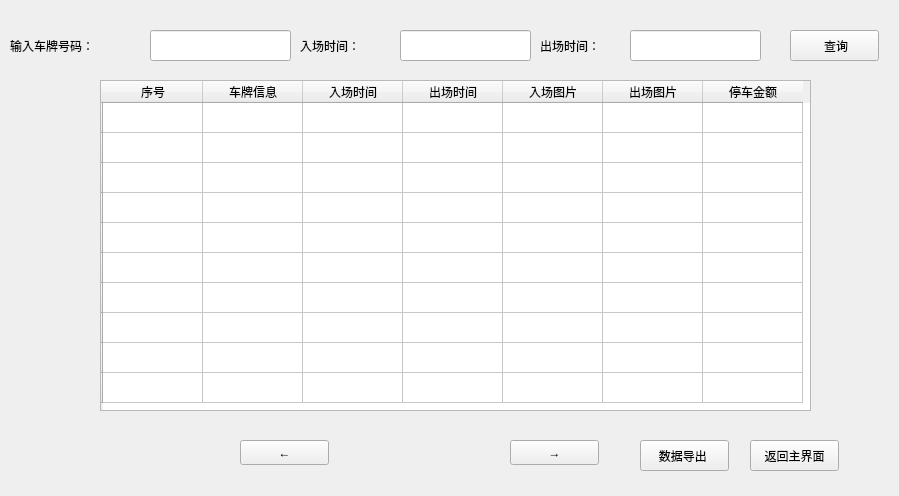
<?xml version="1.0" encoding="UTF-8"?>
<ui version="4.0">
 <class>CarInfoCheckWidget</class>
 <widget class="QWidget" name="CarInfoCheckWidget">
  <property name="geometry">
   <rect>
    <x>0</x>
    <y>0</y>
    <width>899</width>
    <height>496</height>
   </rect>
  </property>
  <property name="windowTitle">
   <string>Form</string>
  </property>
  <widget class="QLabel" name="label">
   <property name="geometry">
    <rect>
     <x>10</x>
     <y>30</y>
     <width>131</width>
     <height>31</height>
    </rect>
   </property>
   <property name="styleSheet">
    <string notr="true">font: 14pt &quot;Ubuntu&quot;;</string>
   </property>
   <property name="text">
    <string>输入车牌号码：</string>
   </property>
  </widget>
  <widget class="QLineEdit" name="carNumEdit">
   <property name="geometry">
    <rect>
     <x>150</x>
     <y>30</y>
     <width>141</width>
     <height>31</height>
    </rect>
   </property>
  </widget>
  <widget class="QLabel" name="label_2">
   <property name="geometry">
    <rect>
     <x>300</x>
     <y>30</y>
     <width>91</width>
     <height>31</height>
    </rect>
   </property>
   <property name="styleSheet">
    <string notr="true">font: 14pt &quot;Ubuntu&quot;;</string>
   </property>
   <property name="text">
    <string>入场时间：</string>
   </property>
  </widget>
  <widget class="QLineEdit" name="inTimeEdit">
   <property name="geometry">
    <rect>
     <x>400</x>
     <y>30</y>
     <width>131</width>
     <height>31</height>
    </rect>
   </property>
   <property name="text">
    <string/>
   </property>
  </widget>
  <widget class="QLabel" name="label_3">
   <property name="geometry">
    <rect>
     <x>540</x>
     <y>30</y>
     <width>91</width>
     <height>31</height>
    </rect>
   </property>
   <property name="styleSheet">
    <string notr="true">font: 14pt &quot;Ubuntu&quot;;</string>
   </property>
   <property name="text">
    <string>出场时间：</string>
   </property>
  </widget>
  <widget class="QLineEdit" name="outTimeEdit">
   <property name="geometry">
    <rect>
     <x>630</x>
     <y>30</y>
     <width>131</width>
     <height>31</height>
    </rect>
   </property>
  </widget>
  <widget class="QPushButton" name="checkBtn">
   <property name="geometry">
    <rect>
     <x>790</x>
     <y>30</y>
     <width>89</width>
     <height>31</height>
    </rect>
   </property>
   <property name="text">
    <string> 查询</string>
   </property>
  </widget>
  <widget class="QPushButton" name="dataexportBtn">
   <property name="geometry">
    <rect>
     <x>640</x>
     <y>440</y>
     <width>89</width>
     <height>31</height>
    </rect>
   </property>
   <property name="text">
    <string>数据导出 </string>
   </property>
  </widget>
  <widget class="QPushButton" name="backMainWinBtn">
   <property name="geometry">
    <rect>
     <x>750</x>
     <y>440</y>
     <width>89</width>
     <height>31</height>
    </rect>
   </property>
   <property name="text">
    <string>返回主界面</string>
   </property>
  </widget>
  <widget class="QTableWidget" name="tableWidget">
   <property name="geometry">
    <rect>
     <x>100</x>
     <y>80</y>
     <width>711</width>
     <height>331</height>
    </rect>
   </property>
   <property name="selectionMode">
    <enum>QAbstractItemView::ContiguousSelection</enum>
   </property>
   <property name="showGrid">
    <bool>true</bool>
   </property>
   <property name="sortingEnabled">
    <bool>false</bool>
   </property>
   <property name="wordWrap">
    <bool>true</bool>
   </property>
   <row>
    <property name="text">
     <string/>
    </property>
   </row>
   <row>
    <property name="text">
     <string/>
    </property>
   </row>
   <row>
    <property name="text">
     <string/>
    </property>
   </row>
   <row>
    <property name="text">
     <string/>
    </property>
   </row>
   <row>
    <property name="text">
     <string/>
    </property>
   </row>
   <row>
    <property name="text">
     <string/>
    </property>
   </row>
   <row>
    <property name="text">
     <string/>
    </property>
   </row>
   <row>
    <property name="text">
     <string/>
    </property>
   </row>
   <row>
    <property name="text">
     <string/>
    </property>
   </row>
   <row>
    <property name="text">
     <string/>
    </property>
   </row>
   <column>
    <property name="text">
     <string>序号</string>
    </property>
   </column>
   <column>
    <property name="text">
     <string>车牌信息</string>
    </property>
   </column>
   <column>
    <property name="text">
     <string>入场时间</string>
    </property>
   </column>
   <column>
    <property name="text">
     <string>出场时间</string>
    </property>
   </column>
   <column>
    <property name="text">
     <string>入场图片</string>
    </property>
   </column>
   <column>
    <property name="text">
     <string>出场图片</string>
    </property>
   </column>
   <column>
    <property name="text">
     <string>停车金额</string>
    </property>
   </column>
  </widget>
  <widget class="QPushButton" name="lastPageBtn">
   <property name="geometry">
    <rect>
     <x>240</x>
     <y>440</y>
     <width>89</width>
     <height>25</height>
    </rect>
   </property>
   <property name="text">
    <string>←</string>
   </property>
  </widget>
  <widget class="QPushButton" name="nextPageBtn">
   <property name="geometry">
    <rect>
     <x>510</x>
     <y>440</y>
     <width>89</width>
     <height>25</height>
    </rect>
   </property>
   <property name="text">
    <string>→</string>
   </property>
  </widget>
  <widget class="QLabel" name="pageCountLabel">
   <property name="geometry">
    <rect>
     <x>390</x>
     <y>440</y>
     <width>59</width>
     <height>21</height>
    </rect>
   </property>
   <property name="text">
    <string/>
   </property>
  </widget>
 </widget>
 <resources/>
 <connections/>
</ui>
